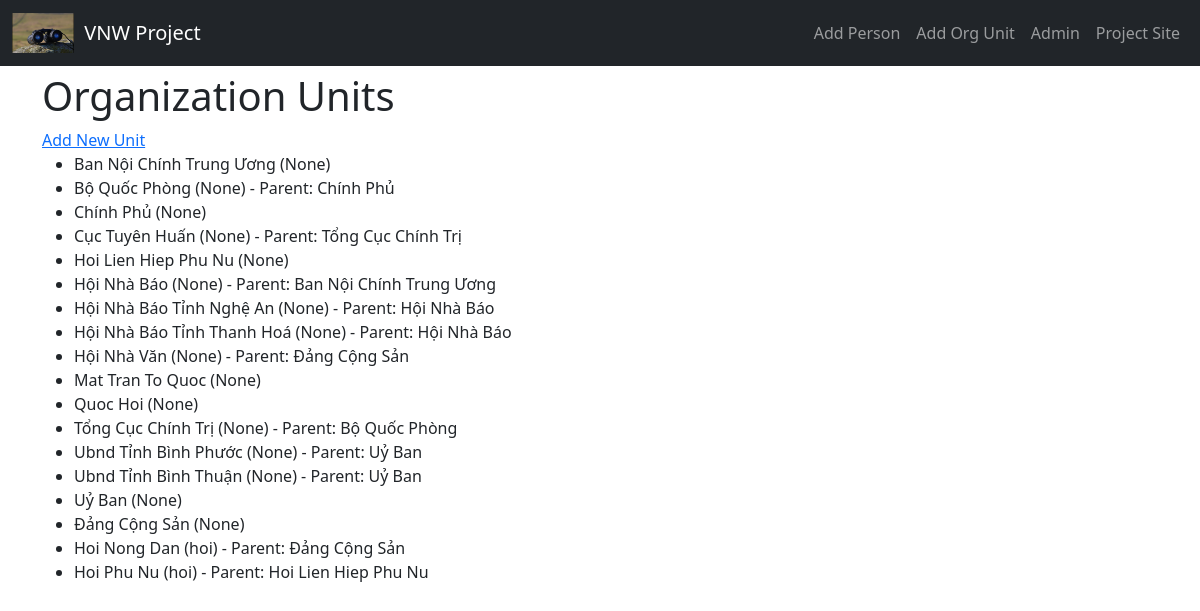
The page /organizations/ on the database its author committed.
### organizations/models.py (models this page shows, shortened)
class Organization(BaseEntity):
    CUSTOM_ID_PREFIX = "ORG"
    name = models.CharField(max_length=225)
    name_en = models.CharField(max_length=225, blank=True, null=True)
    abbreviation = models.CharField(max_length=50, blank=True, null=True)
    type = models.ForeignKey(
        'OrganizationType',
        on_delete=models.SET_NULL,
        null=True,
        blank=True
    )
    level = models.CharField(
        max_length=50,
        choices=[
            ('central', 'Central'),
            ('provincial', 'Provincial'),
            ('district', 'District'),
            ('commune', 'Commune')
        ],
        blank=True,
        null=True
    )
    function = models.TextField(blank=True, null=True)
    start_date = models.DateField(blank=True, null=True)
    end_date = models.DateField(blank=True, null=True)
    color_code = models.CharField(max_length=20, blank=True, null=True)
    parent = models.ForeignKey('self', related_name='children',
                               on_delete=models.CASCADE, null=True, blank=True)
    equivalents = models.ManyToManyField('self', symmetrical=True, blank=True)
    description = models.TextField(blank=True, null=True)
    normalized_name = models.CharField(max_length=255, editable=False, db_index=True)
    class Meta:
        verbose_name = "Organization"
        verbose_name_plural = "Organizations"

class OrganizationType(models.Model):
    name = models.CharField(max_length=100, unique=True)
    def __str__(self):
        return self.name

### organizations/views.py (the view)
# urls.py: path('', organization_list, name='organization_list'),
def organization_list(request):
    units = Organization.objects.all().order_by('type','name')
    return render(request, "organizations/organization_list.html", {'units':units})

### templates/organizations/organization_list.html
{% extends "base.html" %}
{% block content %}
  <h1>Organization Units</h1>
  <a href="{% url 'add_organization_unit' %}">Add New Unit</a>
  <ul>
    {% for unit in units %}
      <li>
        {{ unit.name }} ({{ unit.type }})
        {% if unit.parent %} - Parent: {{ unit.parent.name }} {% endif %}
      </li>
    {% empty %}
      <li>No units available.</li>
    {% endfor %}
  </ul>
{% endblock %}

### templates/base.html (style rules this page uses)
body { padding-top: 4.5rem; }

### rows shown on the page
Organization: name "Ban Nội Chính Trung Ương", type "None"
Organization: name "Bộ Quốc Phòng", type "None", parent.name "Chính Phủ"
Organization: name "Chính Phủ", type "None"
Organization: name "Cục Tuyên Huấn", type "None", parent.name "Tổng Cục Chính Trị"
Organization: name "Hoi Lien Hiep Phu Nu", type "None"
Organization: name "Hội Nhà Báo", type "None", parent.name "Ban Nội Chính Trung Ương"
Organization: name "Hội Nhà Báo Tỉnh Nghệ An", type "None", parent.name "Hội Nhà Báo"
Organization: name "Hội Nhà Báo Tỉnh Thanh Hoá", type "None", parent.name "Hội Nhà Báo"
Organization: name "Hội Nhà Văn", type "None", parent.name "Đảng Cộng Sản"
Organization: name "Mat Tran To Quoc", type "None"
Organization: name "Quoc Hoi", type "None"
Organization: name "Tổng Cục Chính Trị", type "None", parent.name "Bộ Quốc Phòng"
Organization: name "Ubnd Tỉnh Bình Phước", type "None", parent.name "Uỷ Ban"
Organization: name "Ubnd Tỉnh Bình Thuận", type "None", parent.name "Uỷ Ban"
Organization: name "Uỷ Ban", type "None"
Organization: name "Đảng Cộng Sản", type "None"
Organization: name "Hoi Nong Dan", type "hoi", parent.name "Đảng Cộng Sản"
Organization: name "Hoi Phu Nu", type "hoi", parent.name "Hoi Lien Hiep Phu Nu"
